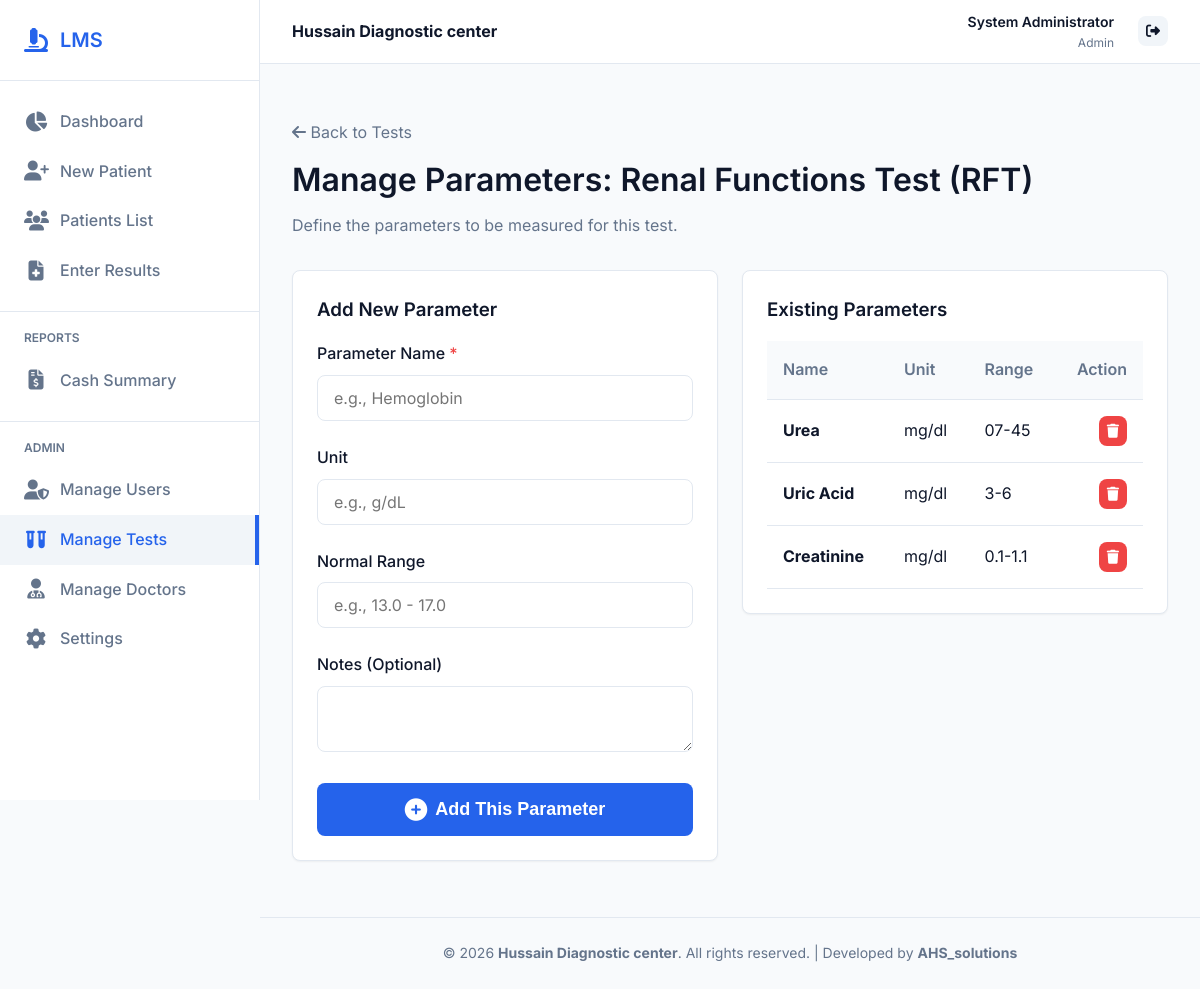
/tests/1/parameters (signed in), run on the app's committed database.
### models.py (models this page shows)
class Setting(db.Model):
    id = db.Column(db.Integer, primary_key=True)
    key = db.Column(db.String(50), unique=True, nullable=False)
    value = db.Column(db.String(255), nullable=False)

class User(db.Model, UserMixin):
    id = db.Column(db.Integer, primary_key=True)
    username = db.Column(db.String(50), unique=True, nullable=False)
    password_hash = db.Column(db.String(255), nullable=False)
    role = db.Column(db.String(50), nullable=False) # Admin, Receptionist, Lab Technician, Technologist, Pathologist
    name = db.Column(db.String(100), nullable=False)

class Test(db.Model):
    id = db.Column(db.Integer, primary_key=True)
    name = db.Column(db.String(100), nullable=False)
    price = db.Column(db.Float, nullable=False)
    parameters = db.relationship('Parameter', backref='test', lazy=True, cascade="all, delete-orphan")
    patient_tests = db.relationship('PatientTest', backref='test', lazy=True)

class Parameter(db.Model):
    id = db.Column(db.Integer, primary_key=True)
    test_id = db.Column(db.Integer, db.ForeignKey('test.id'), nullable=False)
    name = db.Column(db.String(100), nullable=False)
    unit = db.Column(db.String(50), nullable=True)
    normal_range = db.Column(db.String(100), nullable=True)
    notes = db.Column(db.Text, nullable=True)
    results = db.relationship('Result', backref='parameter', lazy=True)

### app.py (the view, shortened to what this page needs)
@app.route('/tests/<int:test_id>/parameters', methods=['GET', 'POST'])
@login_required
@role_required('Admin')
def test_parameters(test_id):
    test = Test.query.get_or_404(test_id)
    parameters = Parameter.query.filter_by(test_id=test.id).all()
    return render_template('tests/parameters.html', test=test, parameters=parameters)

### app.py (called while the page is built)
@login_manager.user_loader
def load_user(user_id):
    return User.query.get(int(user_id))

def role_required(*roles):
    def decorator(f):
        @wraps(f)
        def decorated_function(*args, **kwargs):
            if not current_user.is_authenticated:
                return redirect(url_for('login', next=request.url))
            if current_user.role not in roles and current_user.role != 'Admin':
                flash('You do not have permission to access this page.', 'error')
                return redirect(url_for('dashboard'))
            return f(*args, **kwargs)
        return decorated_function
    return decorator

def get_settings():
    if 'settings' not in g:
        try:
            g.settings = {s.key: s.value for s in Setting.query.all()}
        except Exception:
            g.settings = {}  # table may not exist during first init
    return g.settings

@app.context_processor
def inject_globals():
    settings = get_settings()
    return dict(
        lab_name=settings.get('lab_name', 'Ideal Diagnostic Center'),
        lab_address=settings.get('lab_address', ''),
        lab_contact=settings.get('lab_contact', ''),
        footer_dr1=settings.get('footer_dr1', ''),
        footer_dr2=settings.get('footer_dr2', ''),
        footer_dr3=settings.get('footer_dr3', ''),
        current_user=current_user,
        now=datetime.now(),
    )

### templates/tests/parameters.html
{% extends "base.html" %}
{% block content %}
<div style="margin-bottom: 2rem;">
    <a href="{{ url_for('test_list') }}" style="color: var(--text-light); text-decoration: none; margin-bottom: 0.5rem; display: inline-block;">
        <i class="fa-solid fa-arrow-left"></i> Back to Tests
    </a>
    <h1>Manage Parameters: {{ test.name }}</h1>
    <p style="color: var(--text-light);">Define the parameters to be measured for this test.</p>
</div>
<div class="grid-2">
    <div>
        <div class="card">
            <h3>Add New Parameter</h3>
            <form method="POST" style="margin-top: 1rem;">
                <div class="form-group">
                    <label class="form-label" for="name">Parameter Name <span style="color: var(--danger);">*</span></label>
                    <input type="text" id="name" name="name" class="form-control" required placeholder="e.g., Hemoglobin">
                </div>
                <div class="form-group">
                    <label class="form-label" for="unit">Unit</label>
                    <input type="text" id="unit" name="unit" class="form-control" placeholder="e.g., g/dL">
                </div>
                <div class="form-group">
                    <label class="form-label" for="normal_range">Normal Range</label>
                    <input type="text" id="normal_range" name="normal_range" class="form-control" placeholder="e.g., 13.0 - 17.0">
                </div>
                <div class="form-group">
                    <label class="form-label" for="notes">Notes (Optional)</label>
                    <textarea id="notes" name="notes" class="form-control" rows="2"></textarea>
                </div>
                <button type="submit" class="btn btn-primary" style="width: 100%; padding: 1rem; font-size: 1.125rem; font-weight: 600;">
                    <i class="fa-solid fa-plus-circle fa-lg"></i> Add This Parameter
                </button>
            </form>
        </div>
    </div>
    <div>
        <div class="card">
            <h3>Existing Parameters</h3>
            {% if parameters %}
            <div class="table-responsive" style="margin-top: 1rem;">
                <table>
                    <thead>
                        <tr>
                            <th>Name</th>
                            <th>Unit</th>
                            <th>Range</th>
                            <th style="text-align: right;">Action</th>
                        </tr>
                    </thead>
                    <tbody>
                        {% for param in parameters %}
                        <tr>
                            <td><strong>{{ param.name }}</strong></td>
                            <td>{{ param.unit or '-' }}</td>
                            <td>{{ param.normal_range or '-' }}</td>
                            <td style="text-align: right;">
                                <form action="{{ url_for('parameter_delete', param_id=param.id) }}" method="POST" style="display: inline;" onsubmit="return confirm('Delete this parameter?');">
                                    <button type="submit" class="btn btn-danger btn-icon" title="Delete"><i class="fa-solid fa-trash"></i></button>
                                </form>
                            </td>
                        </tr>
                        {% endfor %}
                    </tbody>
                </table>
            </div>
            {% else %}
            <p style="color: var(--text-light); padding: 2rem 0; text-align: center;">No parameters defined yet.</p>
            {% endif %}
        </div>
    </div>
</div>
{% endblock %}

### templates/base.html (shortened to what this page needs)
<!DOCTYPE html>
<html lang="en">
<head>
    <link rel="stylesheet" href="https://cdnjs.cloudflare.com/ajax/libs/font-awesome/6.4.0/css/all.min.css">
    <link rel="stylesheet" href="{{ url_for('static', filename='css/style.css') }}">
</head>
<body>
    <div class="app-container">
        {% if current_user.is_authenticated %}
        <aside class="sidebar no-print">
            <div class="sidebar-header">
                <i class="fa-solid fa-microscope" style="color: var(--primary-color); font-size: 1.5rem;"></i>
                <h2>LMS</h2>
            </div>
            <nav class="sidebar-nav">
                <a href="{{ url_for('dashboard') }}" class="nav-item {% if request.endpoint == 'dashboard' %}active{% endif %}">
                    <i class="fa-solid fa-chart-pie"></i>
                    Dashboard
                </a>
                {% if current_user.role in ['Admin', 'Receptionist'] %}
                <a href="{{ url_for('patient_new') }}" class="nav-item {% if 'patient_new' in request.endpoint %}active{% endif %}">
                    <i class="fa-solid fa-user-plus"></i>
                    New Patient
                </a>
                {% endif %}
                <a href="{{ url_for('results_list') }}" class="nav-item {% if 'results_list' in request.endpoint %}active{% endif %}">
                    <i class="fa-solid fa-users"></i>
                    Patients List
                </a>
                {% if current_user.role in ['Admin', 'Lab Technician', 'Technologist', 'Pathologist'] %}
                <a href="{{ url_for('results_list') }}" class="nav-item {% if 'patient_results' in request.endpoint %}active{% endif %}">
                    <i class="fa-solid fa-file-medical"></i>
                    Enter Results
                </a>
                {% endif %}
                {% if current_user.role == 'Admin' %}
                <div style="border-top: 1px solid var(--border-color); margin: 1rem 0;"></div>
                <div style="padding: 0 1.5rem; font-size: 0.75rem; font-weight: 600; color: var(--text-light); text-transform: uppercase; margin-bottom: 0.5rem;">Reports</div>
                <a href="{{ url_for('cash_summary') }}" class="nav-item {% if 'cash_summary' in request.endpoint %}active{% endif %}">
                    <i class="fa-solid fa-file-invoice-dollar"></i>
                    Cash Summary
                </a>
                <div style="border-top: 1px solid var(--border-color); margin: 1rem 0;"></div>
                <div style="padding: 0 1.5rem; font-size: 0.75rem; font-weight: 600; color: var(--text-light); text-transform: uppercase; margin-bottom: 0.5rem;">Admin</div>
                <a href="{{ url_for('manage_users') }}" class="nav-item {% if 'manage_users' in request.endpoint %}active{% endif %}">
                    <i class="fa-solid fa-user-shield"></i>
                    Manage Users
                </a>
                <a href="{{ url_for('test_list') }}" class="nav-item {% if 'test' in request.endpoint %}active{% endif %}">
                    <i class="fa-solid fa-vials"></i>
                    Manage Tests
                </a>
                <a href="{{ url_for('doctor_list') }}" class="nav-item {% if 'doctor' in request.endpoint %}active{% endif %}">
                    <i class="fa-solid fa-user-md"></i>
                    Manage Doctors
                </a>
                <a href="{{ url_for('settings') }}" class="nav-item {% if 'settings' in request.endpoint %}active{% endif %}">
                    <i class="fa-solid fa-cog"></i>
                    Settings
                </a>
                {% endif %}
            </nav>
        </aside>
        {% endif %}
        <main class="main-content" {% if not current_user.is_authenticated %}style="margin-left: 0;"{% endif %}>
            {% if current_user.is_authenticated %}
            <header class="topbar no-print">
                <div class="lab-brand">
                    <strong>{{ lab_name }}</strong>
                </div>
                <div class="topbar-actions" style="display: flex; align-items: center; gap: 1.5rem;">
                    <div style="text-align: right;">
                        <div style="font-weight: 600; font-size: 0.875rem;">{{ current_user.name }}</div>
                        <div style="color: var(--text-light); font-size: 0.75rem;">{{ current_user.role }}</div>
                    </div>
                    <a href="{{ url_for('logout') }}" class="btn btn-secondary btn-icon" title="Logout"><i class="fa-solid fa-right-from-bracket"></i></a>
                </div>
            </header>
            {% endif %}
            <div class="content-wrapper">
                {% block content %}{% endblock %}
            </div>
            <footer class="no-print" style="text-align: center; padding: 1.5rem; border-top: 1px solid var(--border-color); color: var(--text-light); font-size: 0.875rem; margin-top: auto;">
                &copy; 2026 <strong>{{ lab_name }}</strong>. All rights reserved. | Developed by <strong>AHS_solutions</strong>
            </footer>
        </main>
    </div>
</body>
</html>

### static/css/style.css (style rules this page uses)
:root { --primary-color: #2563eb; --primary-hover: #1d4ed8; --secondary-color: #f1f5f9; --text-dark: #0f172a; --text-light: #64748b; --bg-light: #f8fafc; --white: #ffffff; --border-color: #e2e8f0; --success: #10b981; --danger: #ef4444; --warning: #f59e0b; --shadow-sm: 0 1px 2px 0 rgb(0 0 0 / 0.05); --shadow-md: 0 4px 6px -1px rgb(0 0 0 / 0.1), 0 2px 4px -2px rgb(0 0 0 / 0.1); --shadow-lg: 0 10px 15px -3px rgb(0 0 0 / 0.1), 0 4px 6px -4px rgb(0 0 0 / 0.1); --border-radius: 8px; --transition: all 0.3s ease; }
* { margin: 0; padding: 0; box-sizing: border-box; }
body { font-family: 'Inter', sans-serif; background-color: var(--bg-light); color: var(--text-dark); line-height: 1.6; }
h1, h2, h3, h4, h5, h6 { font-weight: 600; color: var(--text-dark); margin-bottom: 0.5rem; }
a { color: var(--primary-color); text-decoration: none; transition: var(--transition); }
.app-container { display: flex; min-height: 100vh; }
.sidebar { width: 260px; background-color: var(--white); border-right: 1px solid var(--border-color); display: flex; flex-direction: column; position: fixed; height: 100vh; overflow-y: auto; z-index: 100; }
.sidebar-header { padding: 1.5rem; border-bottom: 1px solid var(--border-color); display: flex; align-items: center; gap: 0.75rem; }
.sidebar-header h2 { font-size: 1.25rem; margin: 0; color: var(--primary-color); }
.sidebar-nav { padding: 1rem 0; flex: 1; }
.nav-item { padding: 0.75rem 1.5rem; display: flex; align-items: center; gap: 0.75rem; color: var(--text-light); font-weight: 500; transition: var(--transition); }
.nav-item:hover, .nav-item.active { background-color: var(--secondary-color); color: var(--primary-color); border-right: 4px solid var(--primary-color); }
.nav-item i { font-size: 1.25rem; width: 24px; text-align: center; }
.main-content { flex: 1; margin-left: 260px; display: flex; flex-direction: column; }
.topbar { height: 64px; background-color: var(--white); border-bottom: 1px solid var(--border-color); display: flex; align-items: center; justify-content: space-between; padding: 0 2rem; position: sticky; top: 0; z-index: 90; }
.content-wrapper { padding: 2rem; flex: 1; }
.card { background-color: var(--white); border-radius: var(--border-radius); box-shadow: var(--shadow-sm); padding: 1.5rem; margin-bottom: 1.5rem; border: 1px solid var(--border-color); transition: var(--transition); }
.btn { display: inline-flex; align-items: center; justify-content: center; gap: 0.5rem; padding: 0.5rem 1rem; border-radius: var(--border-radius); font-weight: 500; cursor: pointer; transition: var(--transition); border: none; font-size: 0.875rem; }
.btn-primary { background-color: var(--primary-color); color: var(--white); }
.btn-secondary { background-color: var(--secondary-color); color: var(--text-dark); }
.btn-danger { background-color: var(--danger); color: var(--white); }
.btn-icon { padding: 0.5rem; }
.table-responsive { overflow-x: auto; }
table { width: 100%; border-collapse: collapse; }
th, td { padding: 1rem; text-align: left; border-bottom: 1px solid var(--border-color); }
th { font-weight: 600; color: var(--text-light); background-color: var(--bg-light); }
.form-group { margin-bottom: 1.5rem; }
.form-label { display: block; margin-bottom: 0.5rem; font-weight: 500; color: var(--text-dark); }
.form-control { width: 100%; padding: 0.75rem 1rem; border: 1px solid var(--border-color); border-radius: var(--border-radius); font-family: inherit; font-size: 1rem; transition: var(--transition); }
.grid-2 { display: grid; grid-template-columns: 1fr 1fr; gap: 1.5rem; }

### data on the page
Setting: value "Hussain Diagnostic center"
User: name "System Administrator", role "Admin"
Test: name "Renal Functions Test (RFT)"
Parameter: name "Urea", unit "mg/dl", normal_range "07-45"
Parameter: name "Uric Acid", unit "mg/dl", normal_range "3-6"
Parameter: name "Creatinine", unit "mg/dl", normal_range "0.1-1.1"
